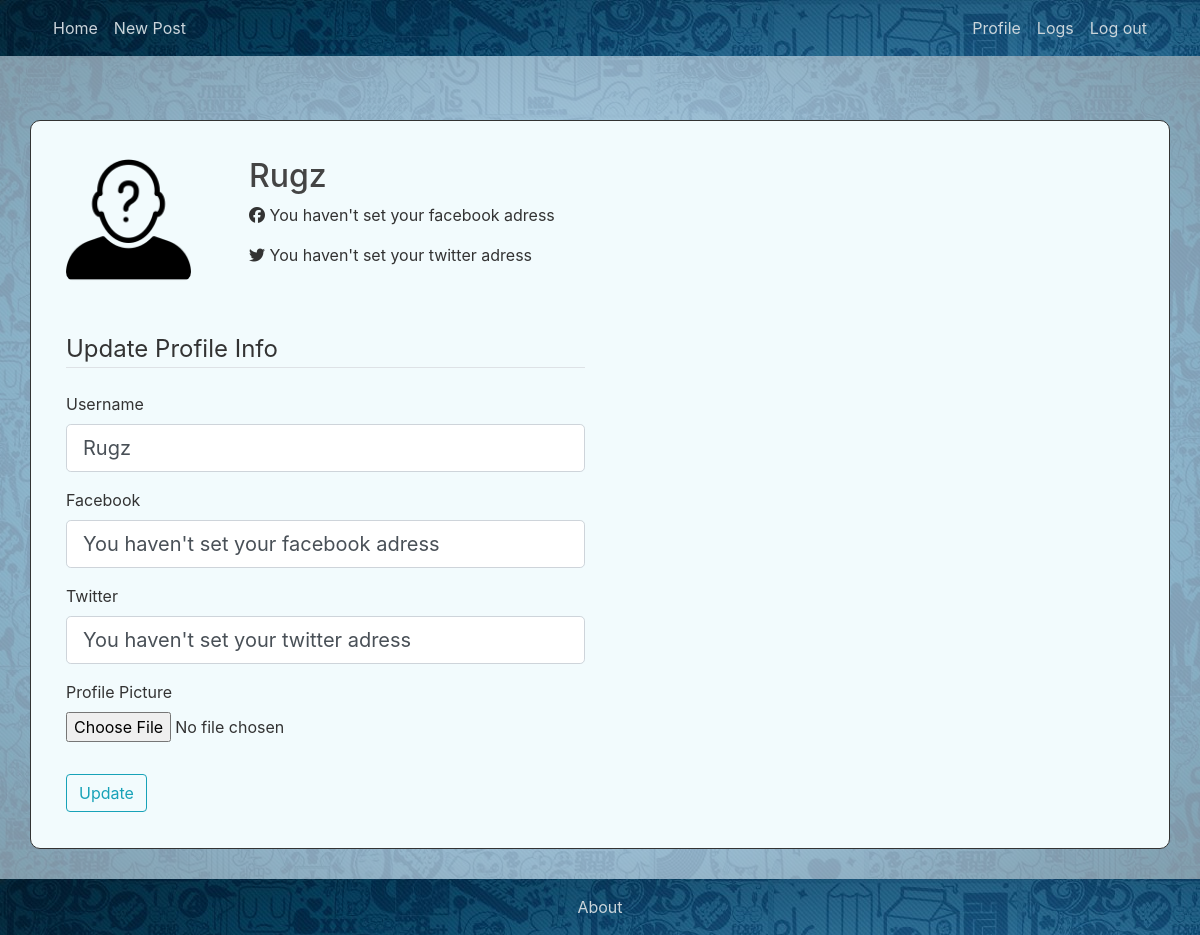
The page /profile (signed in) on the database its author committed.
### flaskblog/models.py (models this page shows, shortened)
@dataclass
class User(db.Model, UserMixin):
    id:int
    username:str
    facebook:str
    twitter:str
    id = db.Column(db.Integer, primary_key=True)
    username = db.Column(db.String(20), unique=True, nullable=False)
    password = db.Column(db.String(60), nullable=False)
    image_file = db.Column(db.String(20), nullable=False, default='default.jpg')
    facebook = db.Column(db.String(30), nullable=False, default='You haven\'t set your facebook adress ')
    twitter = db.Column(db.String(30), nullable=False, default='You haven\'t set your twitter adress ')
    posts = db.relationship('Post', backref='author', lazy='dynamic')
    comments = db.relationship('Comment', backref='commenter', lazy='dynamic')

### flaskblog/routes.py (the view)
@app.route("/profile", methods=['GET','POST'])
@login_required
def profile():
    image_file = url_for('static', filename='profile_pics/'+current_user.image_file)
    form = UpdateProfileForm()
    if form.validate_on_submit():
        if form.picture.data:
            picture = save_picture(form.picture.data)
            current_user.image_file = picture
        current_user.username = form.username.data
        current_user.facebook = form.facebook.data
        current_user.twitter = form.twitter.data
        db.session.commit()
        flash('Your account has been updated', 'success')
        return redirect(url_for('profile'))
    elif request.method == 'GET':
        form.username.data = current_user.username
        form.facebook.data = current_user.facebook
        form.twitter.data = current_user.twitter
    return render_template('profile.html', title='Profile', image_file=image_file, form=form)

### flaskblog/forms.py (shortened to what this page needs)
class UpdateProfileForm(FlaskForm):
    username = StringField('Username', validators=[DataRequired(), Length(2,20)])
    facebook = StringField('Facebook', validators=[DataRequired(), Length(2,60)])
    twitter = StringField('Twitter', validators=[DataRequired(), Length(2,60)])
    picture = FileField('Profile Picture', validators=[FileAllowed(['jpg','png'])])
    submit = SubmitField('Update')

### flaskblog/models.py (called while the page is built)
@login_manager.user_loader
def load_user(user_id):
    return User.query.get(int(user_id))

### flaskblog/templates/profile.html (shortened to what this page needs)
{% extends "layout.html" %}
{% block content %}
    <div class='row mt-5 boxy'>
        <div class='col-2 mt-3'>
            <img style='border-radius: 10px; width: 125px;' src='{{ image_file }}'>
        </div>
        <div class='col-10 mt-3'>
            <h2 >{{current_user.username}}</h2>
            <p><i class="fab fa-facebook"></i> {{current_user.facebook}}</p>
            <p><i class="fab fa-twitter"></i> {{current_user.twitter}}</p>
        </div>
        <form action="" method ="post" class = 'col-6 mt-5' enctype="multipart/form-data">
            <fieldset class='form-group '>
                <legend class='border-bottom mb-4'>Update Profile Info</legend>
                <div class='form-group'>
                    {{ form.username.label(class='form-control-label') }}
                    {% if form.username.errors %}
                        {{ form.username(class='form-control form-control-lg is-invalid') }}
                        <div class='invalid-feedback'>
                            {% for error in form.username.errors %}
                                <span>{{ error }}</span>
                            {% endfor %}
                        </div>
                    {% else %}
                        {{ form.username(class='form-control form-control-lg') }}
                    {% endif %}
                </div>
                <div class='form-group'>
                    {{ form.facebook.label(class='form-control-label') }}
                    {% if form.facebook.errors %}
                        {{ form.facebook(class='form-control form-control-lg is-invalid') }}
                        <div class='invalid-feedback'>
                            {% for error in form.facebook.errors %}
                                <span>{{ error }}</span>
                            {% endfor %}
                        </div>
                    {% else %}
                        {{ form.facebook(class='form-control form-control-lg') }}
                    {% endif %}
                </div>
                <div class='form-group'>
                    {{ form.twitter.label(class='form-control-label') }}
                    {% if form.twitter.errors %}
                        {{ form.twitter(class='form-control form-control-lg is-invalid') }}
                        <div class='invalid-feedback'>
                            {% for error in form.twitter.errors %}
                                <span>{{ error }}</span>
                            {% endfor %}
                        </div>
                    {% else %}
                        {{ form.twitter(class='form-control form-control-lg') }}
                    {% endif %}
                </div>
                <div class='form-group'>
                    {{ form.picture.label() }}
                    {{ form.picture(class='form-control-file') }}
                </div>
            </fieldset>
            <div class='form-group'>
                {{ form.submit(class='btn btn-outline-info') }}
            </div>
          </form>
    </div>
{% endblock content %}

### flaskblog/static/main.css (style rules this page uses)
body { color: #333333; min-height: 100vh; display: flex; flex-direction: column; margin: 0; }
h1, h2, h3, h4, h5, h6 { color: #444444; }
.boxy { border-radius: 10px; border-style:solid; background-color:rgb(242, 251, 253); border-width: 1px; padding: 20px; margin-bottom: 30px; }

### rows shown on the page
User: username "Rugz", facebook "You haven't set your facebook adress", twitter "You haven't set your twitter adress"
